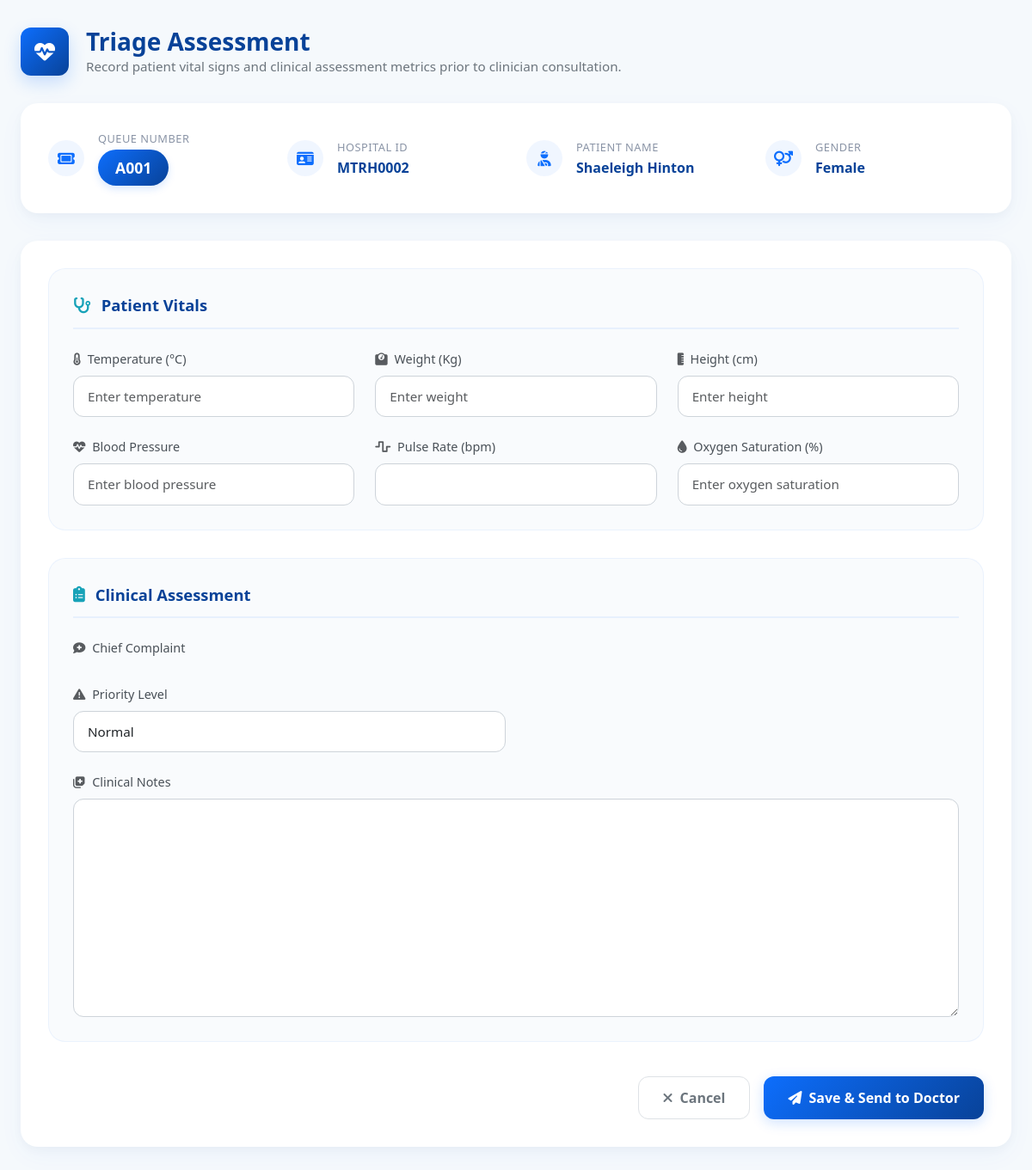
Page /core/triage/8/ on the committed database.
### core/models.py (models this page shows, shortened)
class Visit(models.Model):
    STATUS_CHOICES = (
        ("waiting", "Waiting"),
        ("serving", "Being Served"),
        ("completed", "Completed"),
    )
    DEPARTMENT_CHOICES = (
        ("triage", "Triage"),
        ("doctor", "Doctor"),
        ("laboratory", "Laboratory"),
        ("pharmacy", "Pharmacy"),
        ("completed", "Completed"),
    )
    patient = models.ForeignKey(
        Patient,
        on_delete=models.CASCADE,
        related_name="visits"
    )
    queue_number = models.CharField(
        max_length=10,
        editable=False,
        blank=True
    )
    current_department = models.CharField(
        max_length=20,
        choices=DEPARTMENT_CHOICES,
        default="triage"
    )
    status = models.CharField(
        max_length=20,
        choices=STATUS_CHOICES,
        default="waiting"
    )
    visit_date = models.DateTimeField(
        auto_now_add=True
    )
    created_by = models.ForeignKey(
        User,
        on_delete=models.SET_NULL,
        null=True
    )

class Patient(models.Model):
    GENDER_CHOICES = (
        ("Male", "Male"),
        ("Female", "Female"),
    )
    hospital_id = models.CharField(
        max_length=20,
        unique=True,
        blank=True,
        editable=False
    )
    first_name = models.CharField(max_length=100)
    last_name = models.CharField(max_length=100)
    date_of_birth = models.DateField()
    gender = models.CharField(max_length=10, choices=GENDER_CHOICES)
    phone_number = models.CharField(max_length=15)
    national_id = models.CharField(
        max_length=20,
        blank=True,
        null=True
    )
    created_at = models.DateTimeField(auto_now_add=True)
    updated_at = models.DateTimeField(auto_now=True)

### core/views.py (the view)
# urls.py: path("triage/<int:visit_id>/", triage, name="triage"),
def triage(request, visit_id):
    visit = get_object_or_404(Visit, id=visit_id)
    if request.method == "POST":
        form = TriageForm(request.POST)
        if form.is_valid():
            triage = form.save(commit=False)
            triage.visit = visit
            triage.save()
            visit.current_department = "doctor"
            visit.status = "waiting"
            visit.save()
            messages.success(request, "Triage information saved successfully.")
            return redirect("triage_dashboard")  # Redirect to a success page or another view
        else:
            messages.error(request, "Please correct the errors below.")
    else:
        form = TriageForm()
    return render(request, "triage.html", {"form": form, "visit": visit})

### core/forms.py
class TriageForm(forms.ModelForm):
    class Meta:
        model = Triage
        exclude = ["visit"]
        fields = '__all__'
        widgets = {
            'blood_pressure': TextInput(attrs={'class': 'form-control', 'placeholder': 'Enter blood pressure'}),
            'heart_rate': TextInput(attrs={'class': 'form-control', 'placeholder': 'Enter heart rate'}),
            'temperature': TextInput(attrs={'class': 'form-control', 'placeholder': 'Enter temperature'}),
            'respiratory_rate': TextInput(attrs={'class': 'form-control', 'placeholder': 'Enter respiratory rate'}),
            'oxygen_saturation': TextInput(attrs={'class': 'form-control', 'placeholder': 'Enter oxygen saturation'}),
            'weight': TextInput(attrs={'class': 'form-control', 'placeholder': 'Enter weight'}),
            'height': TextInput(attrs={'class': 'form-control', 'placeholder': 'Enter height'}),
        }

### core/templates/triage.html (shortened to what this page needs)
<!DOCTYPE html>
<html lang="en">
<head>
    <link href="https://cdn.jsdelivr.net/npm/bootstrap@5.3.2/dist/css/bootstrap.min.css" rel="stylesheet">
    <link rel="stylesheet" href="https://cdnjs.cloudflare.com/ajax/libs/font-awesome/6.4.0/css/all.min.css">
</head>
<body>
    <div class="mf-container">
        <div class="mf-header">
            <div class="mf-header-icon">
                <i class="fa-solid fa-heart-pulse"></i>
            </div>
            <div class="mf-header-title">
                <h1>Triage Assessment</h1>
                <p>Record patient vital signs and clinical assessment metrics prior to clinician consultation.</p>
            </div>
        </div>
        <div class="mf-card">
            <div class="mf-summary-grid">
                <div class="mf-summary-item">
                    <div class="mf-summary-icon">
                        <i class="fa-solid fa-ticket"></i>
                    </div>
                    <div>
                        <div class="mf-summary-label">Queue Number</div>
                        <span class="mf-badge-queue">{{ visit.queue_number }}</span>
                    </div>
                </div>
                <div class="mf-summary-item">
                    <div class="mf-summary-icon">
                        <i class="fa-solid fa-id-card"></i>
                    </div>
                    <div>
                        <div class="mf-summary-label">Hospital ID</div>
                        <div class="mf-summary-value">{{ visit.patient.hospital_id }}</div>
                    </div>
                </div>
                <div class="mf-summary-item">
                    <div class="mf-summary-icon">
                        <i class="fa-solid fa-user-injured"></i>
                    </div>
                    <div>
                        <div class="mf-summary-label">Patient Name</div>
                        <div class="mf-summary-value">{{ visit.patient.first_name }} {{ visit.patient.last_name }}</div>
                    </div>
                </div>
                <div class="mf-summary-item">
                    <div class="mf-summary-icon">
                        <i class="fa-solid fa-venus-mars"></i>
                    </div>
                    <div>
                        <div class="mf-summary-label">Gender</div>
                        <div class="mf-summary-value">{{ visit.patient.gender }}</div>
                    </div>
                </div>
            </div>
        </div>
        <form method="POST">
            <div class="mf-card">
                <div class="mf-form-section">
                    <div class="mf-section-title">
                        <i class="fa-solid fa-stethoscope"></i> Patient Vitals
                    </div>
                    <div class="row">
                        <div class="col-md-4 mb-4">
                            <label class="mf-label"><i class="fa-solid fa-temperature-half me-1 text-muted"></i> Temperature (°C)</label>
                            {{ form.temperature }}
                        </div>
                        <div class="col-md-4 mb-4">
                            <label class="mf-label"><i class="fa-solid fa-weight-scale me-1 text-muted"></i> Weight (Kg)</label>
                            {{ form.weight }}
                        </div>
                        <div class="col-md-4 mb-4">
                            <label class="mf-label"><i class="fa-solid fa-ruler-vertical me-1 text-muted"></i> Height (cm)</label>
                            {{ form.height }}
                        </div>
                        <div class="col-md-4 mb-3 mb-md-0">
                            <label class="mf-label"><i class="fa-solid fa-heart-pulse me-1 text-muted"></i> Blood Pressure</label>
                            {{ form.blood_pressure }}
                        </div>
                        <div class="col-md-4 mb-3 mb-md-0">
                            <label class="mf-label"><i class="fa-solid fa-wave-square me-1 text-muted"></i> Pulse Rate (bpm)</label>
                            {{ form.pulse_rate }}
                        </div>
                        <div class="col-md-4">
                            <label class="mf-label"><i class="fa-solid fa-droplet me-1 text-muted"></i> Oxygen Saturation (%)</label>
                            {{ form.oxygen_saturation }}
                        </div>
                    </div>
                </div>
                <div class="mf-form-section">
                    <div class="mf-section-title">
                        <i class="fa-solid fa-clipboard-list"></i> Clinical Assessment
                    </div>
                    <div class="row">
                        <div class="col-12 mb-4">
                            <label class="mf-label"><i class="fa-solid fa-comment-medical me-1 text-muted"></i> Chief Complaint</label>
                        </div>
                        <div class="col-md-6 mb-4">
                            <label class="mf-label"><i class="fa-solid fa-triangle-exclamation me-1 text-muted"></i> Priority Level</label>
                            {{ form.priority }}
                        </div>
                        <div class="col-12">
                            <label class="mf-label"><i class="fa-solid fa-notes-medical me-1 text-muted"></i> Clinical Notes</label>
                            {{ form.notes }}
                        </div>
                    </div>
                </div>
                <div class="d-flex justify-content-end gap-3 pt-2">
                    <a href="{% url 'triage_dashboard' %}" class="mf-btn-secondary">
                        <i class="fa-solid fa-xmark"></i> Cancel
                    </a>
                    <button type="submit" class="mf-btn-primary">
                        <i class="fa-solid fa-paper-plane"></i> Save & Send to Doctor
                    </button>
                </div>
            </div>
        </form>
    </div>
</body>
</html>

### core/templates/triage.html (style rules this page uses)
:root { --mf-primary: #0D6EFD; --mf-dark-blue: #084298; --mf-accent: #17A2B8; --mf-bg: #F5F9FC; --mf-success: #198754; --mf-warning: #FFC107; --mf-danger: #DC3545; --mf-radius: 20px; --mf-radius-sm: 12px; --mf-transition: all 0.3s cubic-bezier(0.4, 0, 0.2, 1); --mf-shadow: 0 10px 30px rgba(13, 110, 253, 0.04), 0 4px 12px rgba(0, 0, 0, 0.03); }
body { background-color: var(--mf-bg); font-family: 'Segoe UI', Tahoma, Geneva, Verdana, sans-serif; color: #333; }
.mf-container { max-width: 1200px; margin: 2rem auto; padding: 0 1.5rem; animation: mfFadeUp 0.6s ease-out; }
.mf-header { display: flex; align-items: center; gap: 1.25rem; margin-bottom: 2rem; }
.mf-header-icon { background: linear-gradient(135deg, var(--mf-primary), var(--mf-dark-blue)); color: white; width: 56px; height: 56px; border-radius: var(--mf-radius-sm); display: flex; align-items: center; justify-content: center; font-size: 1.5rem; box-shadow: 0 8px 20px rgba(13, 110, 253, 0.2); }
.mf-header-title h1 { font-size: 1.75rem; font-weight: 700; color: var(--mf-dark-blue); margin: 0; }
.mf-header-title p { color: #6c757d; margin: 0; font-size: 0.95rem; }
.mf-card { background: #ffffff; border: none; border-radius: var(--mf-radius); box-shadow: var(--mf-shadow); padding: 2rem; margin-bottom: 2rem; transition: var(--mf-transition); }
.mf-summary-grid { display: grid; grid-template-columns: repeat(auto-fit, minmax(200px, 1fr)); gap: 1.5rem; align-items: center; }
.mf-summary-item { display: flex; align-items: center; gap: 1rem; }
.mf-summary-icon { background-color: rgba(13, 110, 253, 0.06); color: var(--mf-primary); width: 42px; height: 42px; border-radius: 50%; display: flex; align-items: center; justify-content: center; font-size: 1.1rem; flex-shrink: 0; }
.mf-summary-label { font-size: 0.8rem; text-transform: uppercase; letter-spacing: 0.5px; color: #8a94a6; margin-bottom: 0.15rem; }
.mf-summary-value { font-size: 1rem; font-weight: 600; color: var(--mf-dark-blue); }
.mf-badge-queue { background: linear-gradient(135deg, var(--mf-primary), var(--mf-dark-blue)); color: white; padding: 0.5rem 1.25rem; border-radius: 30px; font-weight: 700; font-size: 1.1rem; box-shadow: 0 4px 10px rgba(13, 110, 253, 0.15); display: inline-block; }
.mf-form-section { background-color: rgba(245, 249, 252, 0.6); border: 1px solid rgba(13, 110, 253, 0.06); border-radius: var(--mf-radius); padding: 1.75rem; margin-bottom: 2rem; }
.mf-section-title { font-size: 1.15rem; font-weight: 600; color: var(--mf-dark-blue); margin-bottom: 1.5rem; display: flex; align-items: center; gap: 0.75rem; border-bottom: 2px solid rgba(13, 110, 253, 0.08); padding-bottom: 0.75rem; }
.mf-section-title i { color: var(--mf-accent); }
.mf-form-section input[type="text"], .mf-form-section input[type="number"], .mf-form-section input, .mf-form-section select, .mf-form-section textarea { width: 100%; padding: 0.75rem 1rem; border-radius: var(--mf-radius-sm); border: 1px solid #ced4da; background-color: #ffffff; color: #212529; font-size: 0.95rem; transition: var(--mf-transition); box-shadow: inset 0 1px 2px rgba(0,0,0,0.02); }
.mf-label { font-weight: 500; color: #495057; margin-bottom: 0.5rem; font-size: 0.9rem; display: block; }
.mf-btn-primary { background: linear-gradient(135deg, var(--mf-primary), var(--mf-dark-blue)); color: white !important; border: none; border-radius: var(--mf-radius-sm); padding: 0.75rem 1.75rem; font-weight: 600; display: flex; align-items: center; gap: 0.5rem; transition: var(--mf-transition); box-shadow: 0 4px 15px rgba(13, 110, 253, 0.2); cursor: pointer; text-decoration: none; }
.mf-btn-secondary { background: transparent; color: #6c757d !important; border: 1.5px solid #dee2e6; border-radius: var(--mf-radius-sm); padding: 0.75rem 1.75rem; font-weight: 600; display: flex; align-items: center; gap: 0.5rem; transition: var(--mf-transition); text-decoration: none; }

### rows in the picture
Visit: queue_number "A001", patient.hospital_id "MTRH0002", patient.first_name "Shaeleigh", patient.last_name "Hinton", patient.gender "Female"
